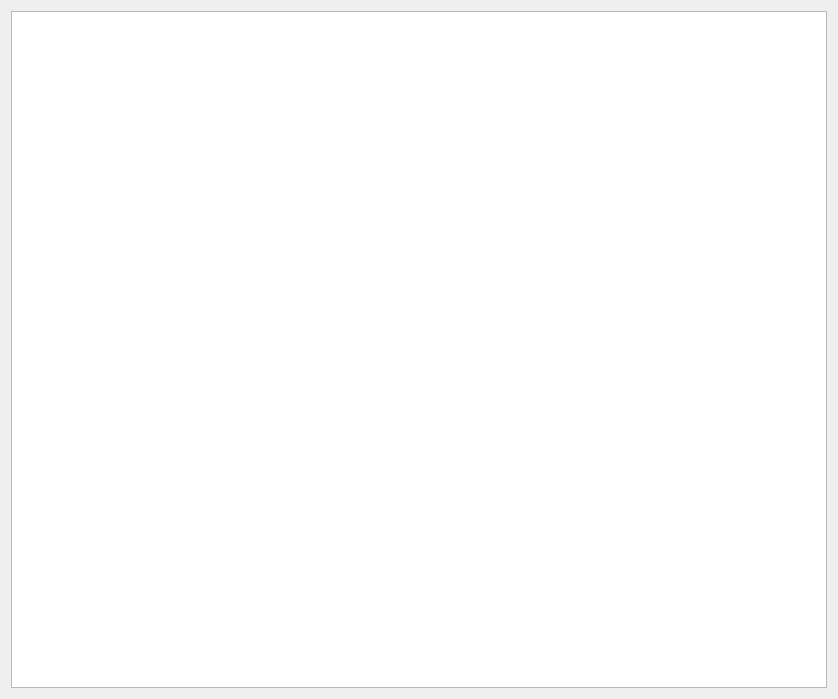
<?xml version="1.0" encoding="UTF-8"?>
<ui version="4.0">
 <class>Form</class>
 <widget class="QWidget" name="Form">
  <property name="geometry">
   <rect>
    <x>0</x>
    <y>0</y>
    <width>838</width>
    <height>699</height>
   </rect>
  </property>
  <property name="windowTitle">
   <string>Form</string>
  </property>
  <layout class="QHBoxLayout" name="horizontalLayout">
   <item>
    <widget class="QTableView" name="tableView">
     <property name="autoFillBackground">
      <bool>false</bool>
     </property>
    </widget>
   </item>
  </layout>
 </widget>
 <resources/>
 <connections/>
</ui>
